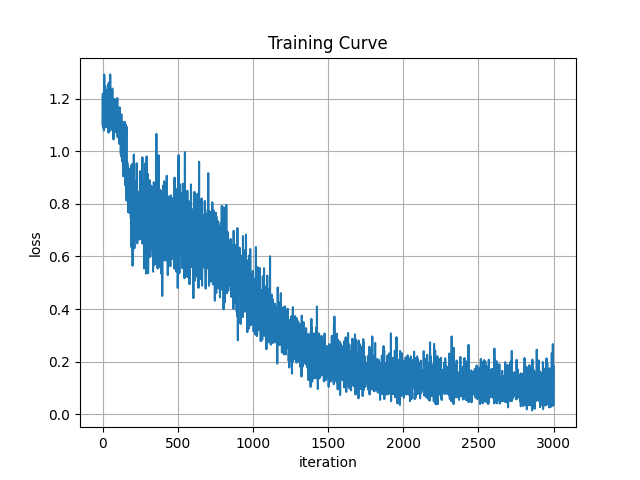

The script that drew this image:
# first_trainer_class.py: Trainer Class 利用例
import sys
sys.path.append('..')   # 親ディレクトリのファイルをインポート

from common.optimizer import SGD
from common.trainer import Trainer
from dataset import spiral
from two_layer_net import TwoLayerNet

# ===== パラメータ設定 =====
max_epoch = 300
batch_size = 30
hidden_size = 10
learning_rate = 1.0

# ===== 学習用データ読み込み =====
x, t = spiral.load_data()
model = TwoLayerNet(input_size=2, hidden_size=hidden_size, output_size=3)
optimizer = SGD(lr=learning_rate)

# ===== 学習実行 =====
trainer = Trainer(model, optimizer)
trainer.fit(x, t, max_epoch, batch_size, eval_interval=10)
trainer.plot(png_filename='first_trainer_class.png')
